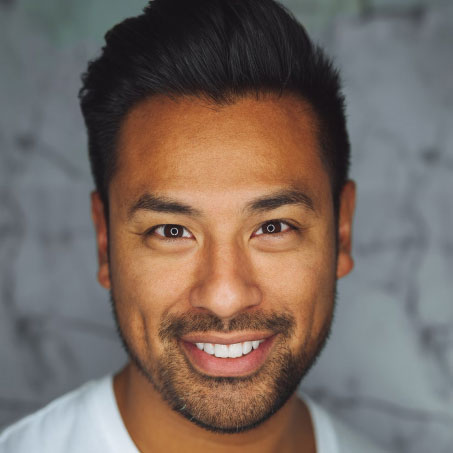
#> input picture Practice/opencv_lab/test.jpg, 453 x 453 px
$ python min_max.py
#> lines starting #> are read from the running program, lines starting #| are printed output that depends on the picture; long printed decimals are rounded
import cv2
import numpy as np

# Read the image
image_path = 'test.jpg'
image = cv2.imread(image_path, cv2.IMREAD_GRAYSCALE)
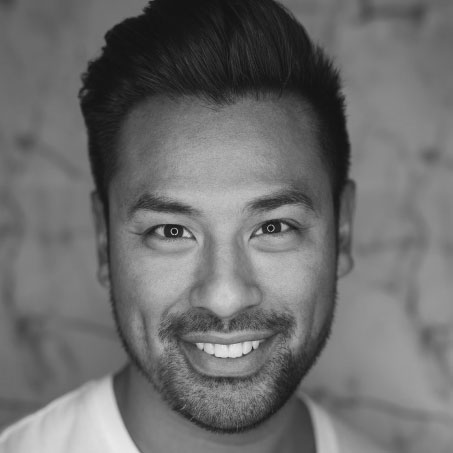
#> image: shape (453, 453); min 16, max 233, mean 109

# Get the size of the image
rows, cols = image.shape
#> rows = 453; cols = 453

# Initialize variables
min_val = float(image[0, 0])
#> min_val = 72
max_val = float(image[0, 0])
#> max_val = 72
sum_vals = float(image[0, 0])
#> sum_vals = 72

# Iterate through each pixel
for i in range(rows):
    for j in range(cols):
        pixel_value = float(image[i, j])

        # Update min and max values
        min_val = min(min_val, pixel_value)
        max_val = max(max_val, pixel_value)

        # Accumulate values for average calculation
        sum_vals += pixel_value
#> after the loop, sum_vals = 22374395

# Calculate average value
avg_val = sum_vals / (rows * cols)
#> avg_val = 109

# Display the results
print(f'Minimum Value: {min_val}')
#| Minimum Value: 16.0
print(f'Maximum Value: {max_val}')
#| Maximum Value: 233.0
print(f'Average Value: {avg_val}')
#| Average Value: 109.032
